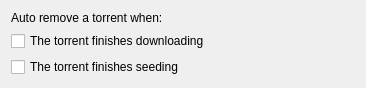
<ui version="4.0" >
 <class>AutoRemoveConfig</class>
 <widget class="QWidget" name="AutoRemoveConfig" >
  <property name="geometry" >
   <rect>
    <x>0</x>
    <y>0</y>
    <width>366</width>
    <height>81</height>
   </rect>
  </property>
  <property name="windowTitle" >
   <string>Auto Resume Settings</string>
  </property>
  <layout class="QVBoxLayout" name="verticalLayout" >
   <item>
    <widget class="QLabel" name="label" >
     <property name="text" >
      <string>Auto remove a torrent when:</string>
     </property>
    </widget>
   </item>
   <item>
    <widget class="QCheckBox" name="finish_downloading" >
     <property name="text" >
      <string>The torrent finishes downloading</string>
     </property>
    </widget>
   </item>
   <item>
    <widget class="QCheckBox" name="finish_seeding" >
     <property name="text" >
      <string>The torrent finishes seeding</string>
     </property>
    </widget>
   </item>
  </layout>
 </widget>
 <resources/>
 <connections/>
</ui>
